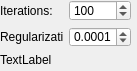
<?xml version="1.0" encoding="UTF-8"?>
<ui version="4.0">
 <class>Form</class>
 <widget class="QWidget" name="Form">
  <property name="geometry">
   <rect>
    <x>0</x>
    <y>0</y>
    <width>137</width>
    <height>71</height>
   </rect>
  </property>
  <property name="windowTitle">
   <string>Form</string>
  </property>
  <widget class="QWidget" name="layoutWidget">
   <property name="geometry">
    <rect>
     <x>0</x>
     <y>0</y>
     <width>131</width>
     <height>67</height>
    </rect>
   </property>
   <layout class="QGridLayout" name="gridLayout">
    <item row="0" column="0">
     <widget class="QLabel" name="label_iterations">
      <property name="text">
       <string>Iterations:</string>
      </property>
     </widget>
    </item>
    <item row="1" column="1">
     <widget class="QDoubleSpinBox" name="doubleSpinBox_regularization">
      <property name="decimals">
       <number>4</number>
      </property>
      <property name="maximum">
       <double>1.000000000000000</double>
      </property>
      <property name="singleStep">
       <double>0.000100000000000</double>
      </property>
      <property name="value">
       <double>0.000100000000000</double>
      </property>
     </widget>
    </item>
    <item row="0" column="1">
     <widget class="QSpinBox" name="spinBox_iterations">
      <property name="minimum">
       <number>1</number>
      </property>
      <property name="maximum">
       <number>10000</number>
      </property>
      <property name="singleStep">
       <number>100</number>
      </property>
      <property name="value">
       <number>100</number>
      </property>
     </widget>
    </item>
    <item row="1" column="0">
     <widget class="QLabel" name="label_regularization">
      <property name="text">
       <string>Regularization</string>
      </property>
     </widget>
    </item>
    <item row="2" column="0">
     <widget class="QLabel" name="label_">
      <property name="text">
       <string>TextLabel</string>
      </property>
     </widget>
    </item>
   </layout>
  </widget>
 </widget>
 <resources/>
 <connections/>
</ui>
